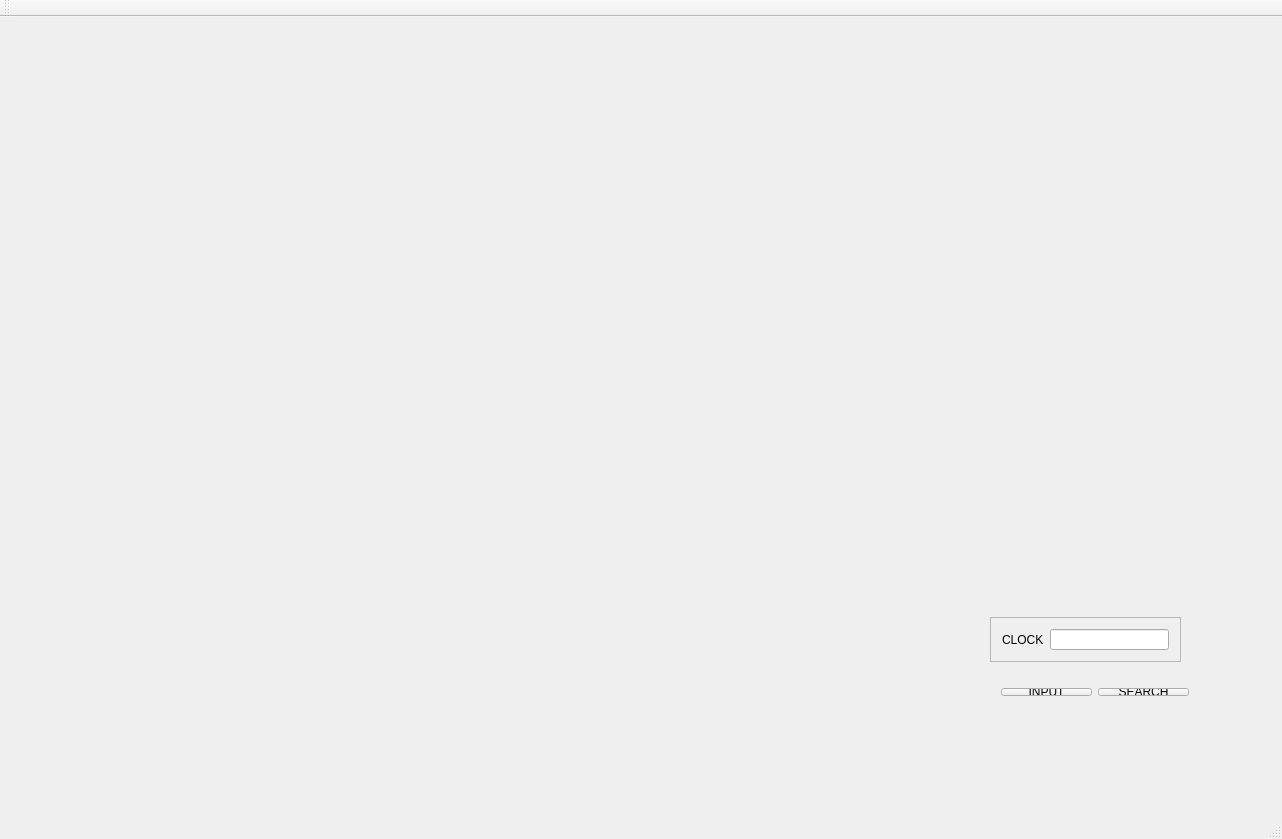
<?xml version="1.0" encoding="UTF-8"?>
<ui version="4.0">
 <class>MainWindow</class>
 <widget class="QMainWindow" name="MainWindow">
  <property name="geometry">
   <rect>
    <x>0</x>
    <y>0</y>
    <width>1282</width>
    <height>839</height>
   </rect>
  </property>
  <property name="windowTitle">
   <string>MainWindow</string>
  </property>
  <property name="styleSheet">
   <string notr="true"/>
  </property>
  <widget class="QWidget" name="centralWidget">
   <widget class="newLabel" name="label_background">
    <property name="geometry">
     <rect>
      <x>0</x>
      <y>0</y>
      <width>1251</width>
      <height>761</height>
     </rect>
    </property>
    <property name="styleSheet">
     <string notr="true"/>
    </property>
    <property name="text">
     <string/>
    </property>
   </widget>
   <widget class="QLabel" name="label_point">
    <property name="geometry">
     <rect>
      <x>270</x>
      <y>10</y>
      <width>54</width>
      <height>20</height>
     </rect>
    </property>
    <property name="text">
     <string/>
    </property>
   </widget>
   <widget class="QLabel" name="label_point_2">
    <property name="geometry">
     <rect>
      <x>330</x>
      <y>10</y>
      <width>54</width>
      <height>20</height>
     </rect>
    </property>
    <property name="text">
     <string/>
    </property>
   </widget>
   <widget class="QLabel" name="label_point_3">
    <property name="geometry">
     <rect>
      <x>410</x>
      <y>10</y>
      <width>54</width>
      <height>20</height>
     </rect>
    </property>
    <property name="text">
     <string/>
    </property>
   </widget>
   <widget class="QLabel" name="label_point_4">
    <property name="geometry">
     <rect>
      <x>480</x>
      <y>10</y>
      <width>54</width>
      <height>20</height>
     </rect>
    </property>
    <property name="text">
     <string/>
    </property>
   </widget>
   <widget class="QLabel" name="label_point_5">
    <property name="geometry">
     <rect>
      <x>550</x>
      <y>10</y>
      <width>54</width>
      <height>20</height>
     </rect>
    </property>
    <property name="text">
     <string/>
    </property>
   </widget>
   <widget class="QFrame" name="frame">
    <property name="geometry">
     <rect>
      <x>990</x>
      <y>600</y>
      <width>191</width>
      <height>45</height>
     </rect>
    </property>
    <property name="styleSheet">
     <string notr="true"/>
    </property>
    <property name="frameShape">
     <enum>QFrame::StyledPanel</enum>
    </property>
    <property name="frameShadow">
     <enum>QFrame::Raised</enum>
    </property>
    <layout class="QHBoxLayout" name="horizontalLayout_4">
     <item>
      <widget class="QLabel" name="label_3">
       <property name="text">
        <string>CLOCK</string>
       </property>
      </widget>
     </item>
     <item>
      <widget class="QLineEdit" name="lineEdit_2"/>
     </item>
    </layout>
   </widget>
   <widget class="QWidget" name="layoutWidget">
    <property name="geometry">
     <rect>
      <x>990</x>
      <y>660</y>
      <width>210</width>
      <height>30</height>
     </rect>
    </property>
    <layout class="QHBoxLayout" name="horizontalLayout">
     <item>
      <widget class="QPushButton" name="inputButton">
       <property name="text">
        <string>INPUT</string>
       </property>
      </widget>
     </item>
     <item>
      <widget class="QPushButton" name="searchButton">
       <property name="text">
        <string>SEARCH</string>
       </property>
      </widget>
     </item>
    </layout>
   </widget>
   <widget class="QWidget" name="layoutWidget">
    <property name="geometry">
     <rect>
      <x>0</x>
      <y>0</y>
      <width>2</width>
      <height>2</height>
     </rect>
    </property>
    <layout class="QHBoxLayout" name="horizontalLayout_2"/>
   </widget>
   <widget class="QWidget" name="layoutWidget">
    <property name="geometry">
     <rect>
      <x>0</x>
      <y>0</y>
      <width>2</width>
      <height>2</height>
     </rect>
    </property>
    <layout class="QHBoxLayout" name="horizontalLayout_3"/>
   </widget>
   <zorder>label_background</zorder>
   <zorder>layoutWidget</zorder>
   <zorder>layoutWidget</zorder>
   <zorder>label_point</zorder>
   <zorder>label_point_2</zorder>
   <zorder>label_point_3</zorder>
   <zorder>label_point_4</zorder>
   <zorder>label_point_5</zorder>
   <zorder>frame</zorder>
   <zorder>layoutWidget</zorder>
  </widget>
  <widget class="QMenuBar" name="menuBar">
   <property name="geometry">
    <rect>
     <x>0</x>
     <y>0</y>
     <width>1282</width>
     <height>26</height>
    </rect>
   </property>
  </widget>
  <widget class="QToolBar" name="mainToolBar">
   <attribute name="toolBarArea">
    <enum>TopToolBarArea</enum>
   </attribute>
   <attribute name="toolBarBreak">
    <bool>false</bool>
   </attribute>
  </widget>
  <widget class="QStatusBar" name="statusBar"/>
 </widget>
 <layoutdefault spacing="6" margin="11"/>
 <customwidgets>
  <customwidget>
   <class>newLabel</class>
   <extends>QLabel</extends>
   <header location="global">newlabel.h</header>
  </customwidget>
 </customwidgets>
 <resources/>
 <connections/>
</ui>
